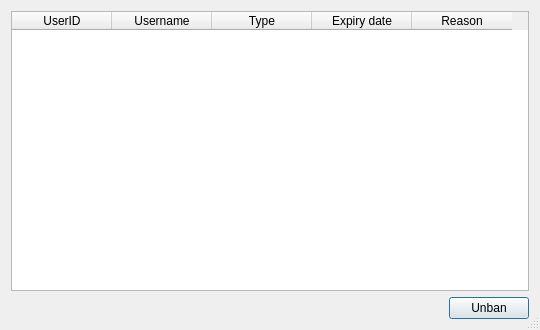
<?xml version="1.0" encoding="UTF-8"?>
<ui version="4.0">
 <class>UserBanListDialog</class>
 <widget class="QDialog" name="UserBanListDialog">
  <property name="geometry">
   <rect>
    <x>0</x>
    <y>0</y>
    <width>540</width>
    <height>330</height>
   </rect>
  </property>
  <property name="minimumSize">
   <size>
    <width>540</width>
    <height>330</height>
   </size>
  </property>
  <property name="windowTitle">
   <string>User ban list</string>
  </property>
  <property name="layoutDirection">
   <enum>Qt::LeftToRight</enum>
  </property>
  <property name="autoFillBackground">
   <bool>false</bool>
  </property>
  <property name="sizeGripEnabled">
   <bool>true</bool>
  </property>
  <property name="modal">
   <bool>false</bool>
  </property>
  <layout class="QGridLayout" name="gridLayout_2">
   <item row="1" column="1">
    <widget class="QPushButton" name="UnbanBtn">
     <property name="sizePolicy">
      <sizepolicy hsizetype="Fixed" vsizetype="Fixed">
       <horstretch>0</horstretch>
       <verstretch>0</verstretch>
      </sizepolicy>
     </property>
     <property name="text">
      <string>Unban</string>
     </property>
    </widget>
   </item>
   <item row="0" column="0" colspan="2">
    <widget class="QTableWidget" name="UserList">
     <property name="selectionBehavior">
      <enum>QAbstractItemView::SelectRows</enum>
     </property>
     <property name="showGrid">
      <bool>false</bool>
     </property>
     <property name="sortingEnabled">
      <bool>true</bool>
     </property>
     <attribute name="horizontalHeaderVisible">
      <bool>true</bool>
     </attribute>
     <attribute name="verticalHeaderVisible">
      <bool>false</bool>
     </attribute>
     <column>
      <property name="text">
       <string>UserID</string>
      </property>
     </column>
     <column>
      <property name="text">
       <string>Username</string>
      </property>
     </column>
     <column>
      <property name="text">
       <string>Type</string>
      </property>
     </column>
     <column>
      <property name="text">
       <string>Expiry date</string>
      </property>
     </column>
     <column>
      <property name="text">
       <string>Reason</string>
      </property>
     </column>
    </widget>
   </item>
  </layout>
 </widget>
 <resources/>
 <connections/>
</ui>
